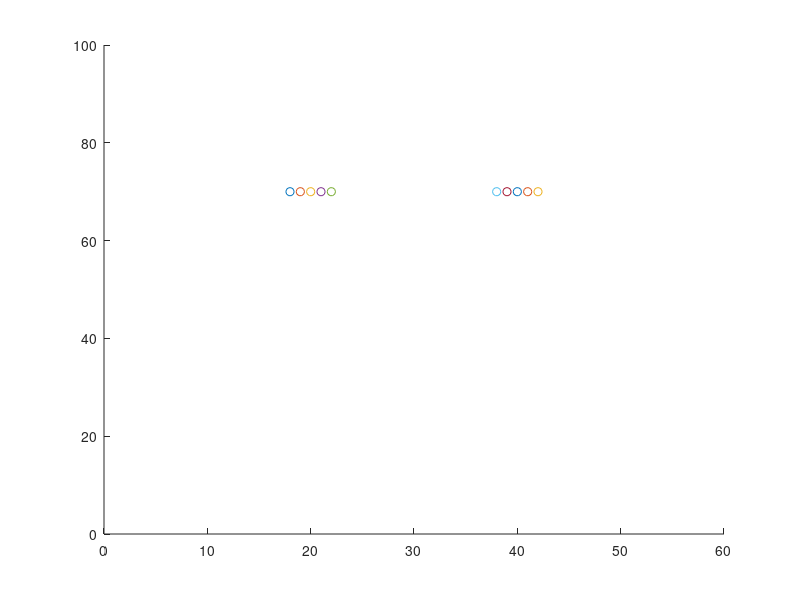

Here is the MATLAB script that generated this plot:
function [] = level2()
%%
%level 2
clear, clc;
score=0;
%static band
close all;

hold on
x1=18:22;
y1=70;
p1=plot(x1,y1,'o-');
axis([0 60 0 100])
x2=38:42;
y2=70;
p2=plot(x2,y2,'o-');
axis([0 60 0 100])
xx=30;
yy=1;
dy=1; %change in y
dx=1;
xdir=input('Enter the direction of launch i.e... enter 1 for right or enter -1 for left: \n');
ydir=1;

while yy>0
    p3=plot(xx,yy,'o-');
    axis([0 60 0 100])
    pause(0.01);
    xx=xx+dx*xdir;
    yy=yy+dy*ydir;

    %%
    if xx>=60
        xdir=-1;
    end
    if yy>=100
        ydir=-1;
    end
    if xx<=0
        xdir=1;
    end
    %%
    if( yy==y1 && (xx>=x1(1) && xx<=x1(end)))
        ydir=ydir*-1;
        score=score+20;
   
    elseif( yy==y2 && (xx>=x2(1) && xx<=x2(end)))
        ydir=ydir*-1;
        score=score+20;
    
    end
    
    %%
    set(p3, 'Visible', 'off');
end


fprintf('Your score is %f \n',score);
end